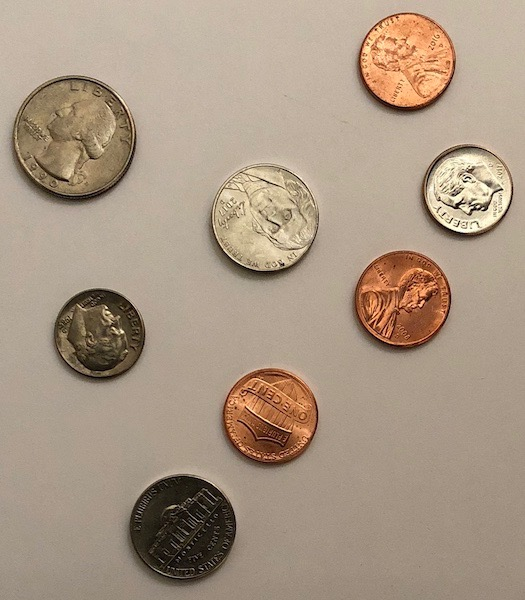
//> input picture IMG_0004.jpg, 525 x 600 px
$ ./cv_ellipse IMG_0004.jpg   (built with g++ and OpenCV 4)
//> lines starting //> are read from the running program, lines starting //| are printed output that depends on the picture; after the words box and inside, x2 and y2 are one past the last pixel; in counts of white or black regions, pixels touching at a corner belong together
// [16 lines of licence text are left out]

/*******************************************************************************************************************//**
 * @file cv_ellipse.cpp
 * @brief C++ example of Canny edge detection and ellipse model fitting in OpenCV
 * @author Christopher D. McMurrough
 **********************************************************************************************************************/

// include necessary dependencies
#include <iostream>
#include <string>
#include "opencv2/opencv.hpp"

// configuration parameters
#define NUM_COMNMAND_LINE_ARGUMENTS 1

/*******************************************************************************************************************//**
 * @brief program entry point
 * @param[in] argc number of command line arguments
 * @param[in] argv string array of command line arguments
 * @return return code (0 for normal termination)
 * @author Christoper D. McMurrough
 **********************************************************************************************************************/
int main(int argc, char **argv)
{
    cv::Mat imageIn;

    // validate and parse the command line arguments
    if(argc != NUM_COMNMAND_LINE_ARGUMENTS + 1)
    {
        std::printf("USAGE: %s <image_path> \n", argv[0]);
        return 0;
    }
    else
    {
        imageIn = cv::imread(argv[1], CV_LOAD_IMAGE_COLOR);
//> imageIn is the input picture: 600 rows x 525 cols, CV_8UC3; mean B, G, R 132.5, 151.2, 169.8

        // check for file error
        if(!imageIn.data)
        {
            std::cout << "Error while opening file " << argv[1] << std::endl;
            return 0;
        }
    }

    // get the image size
    std::cout << "image width: " << imageIn.size().width << std::endl;
//| image width: 525
    std::cout << "image height: " << imageIn.size().height << std::endl;
//| image height: 600
    std::cout << "image channels: " << imageIn.channels() << std::endl;
//| image channels: 3

    // convert the image to grayscale
    cv::Mat imageGray;
    cv::cvtColor(imageIn, imageGray, cv::COLOR_BGR2GRAY);
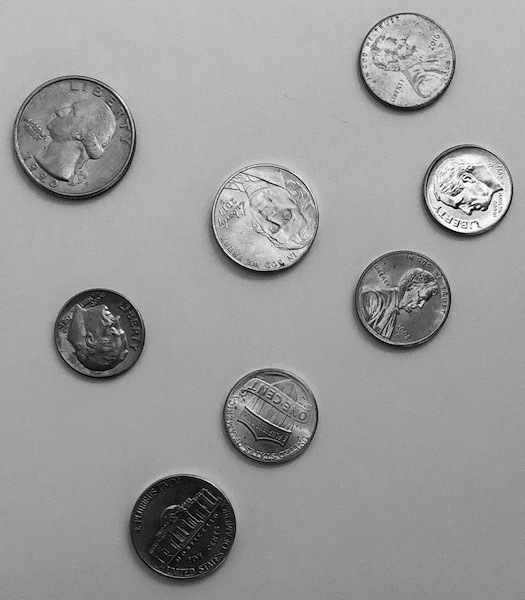
//> imageGray: 600 rows x 525 cols, CV_8UC1; min 1, max 253, mean 154.6

    cv::Mat imageThresh;
    cv::threshold(imageGray,imageThresh,75,256,0);
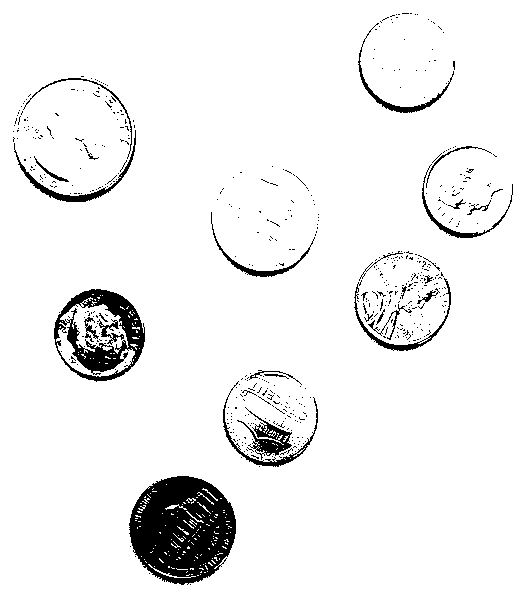
//> imageThresh: 600 rows x 525 cols, CV_8UC1; 93.9% white; 557 black regions (527 under 20 px), largest, box (x1, y1, x2, y2) and area: (129, 476, 236, 585) 8239, (54, 289, 145, 382) 3442, (237, 407, 292, 460) 824

    cv::Mat morphKernel = getStructuringElement(cv::MORPH_RECT, cv::Size(1, 1));
    cv::Mat imageDilate;
    cv::dilate(imageThresh, imageDilate, morphKernel, cv::Point(-1, -1), 1);


    morphKernel = getStructuringElement(cv::MORPH_RECT, cv::Size(2, 2));
    cv::Mat imageErode;
    cv::erode(imageDilate,imageErode,morphKernel,cv::Point(-1,-1),2);
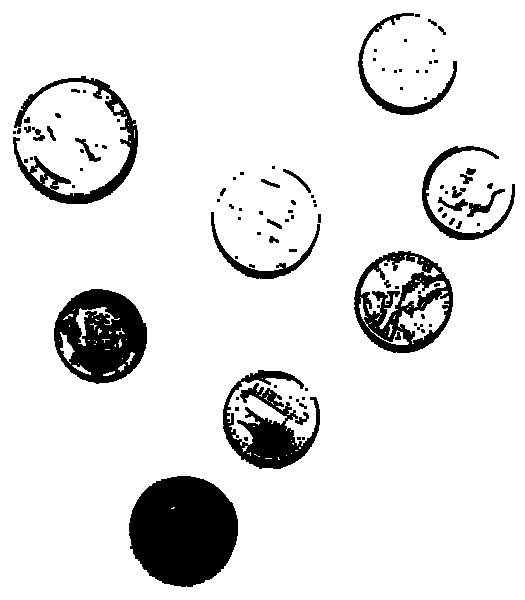
//> imageErode: 600 rows x 525 cols, CV_8UC1; 89.4% white; 103 black regions (67 under 20 px), largest, box (x1, y1, x2, y2) and area: (129, 476, 238, 587) 9496, (54, 289, 147, 384) 5986, (354, 251, 453, 353) 4293

    cv::Mat imageBlur;
    cv::blur(imageErode, imageBlur, cv::Size(1,1));


    // find the image edges
    cv::Mat imageEdges;
    const double cannyThreshold1 = 100;
    const double cannyThreshold2 = 300;
    const int cannyAperture = 3;
    cv::Canny(imageBlur, imageEdges, cannyThreshold1, cannyThreshold2, cannyAperture);
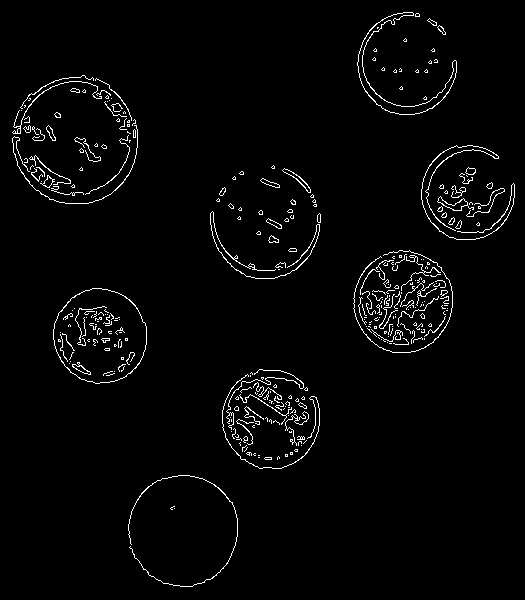
//> imageEdges: 600 rows x 525 cols, CV_8UC1; 2.5% white in thin lines or dots

    // locate the image contours (after applying a threshold or canny)
    std::vector<std::vector<cv::Point> > contours;
    cv::findContours(imageEdges, contours, cv::RETR_TREE, cv::CHAIN_APPROX_SIMPLE, cv::Point(0, 0));
//> contours = 441 contours, 381 with area under 20; largest, box (x1, y1, x2, y2) and area: (53, 288, 147, 384) 6857, (53, 288, 147, 384) 6825, (357, 12, 457, 115) 1320, (357, 12, 457, 115) 1268, (437, 196, 474, 211) 164

    // draw the contours
    cv::Mat imageContours = cv::Mat::zeros(imageEdges.size(), CV_8UC3);
    cv::RNG rand(12345);
    for(int i = 0; i < contours.size(); i++)
    {
        cv::Scalar color = cv::Scalar(rand.uniform(0, 256), rand.uniform(0,256), rand.uniform(0,256));
        cv::drawContours(imageContours, contours, i, color);
    }
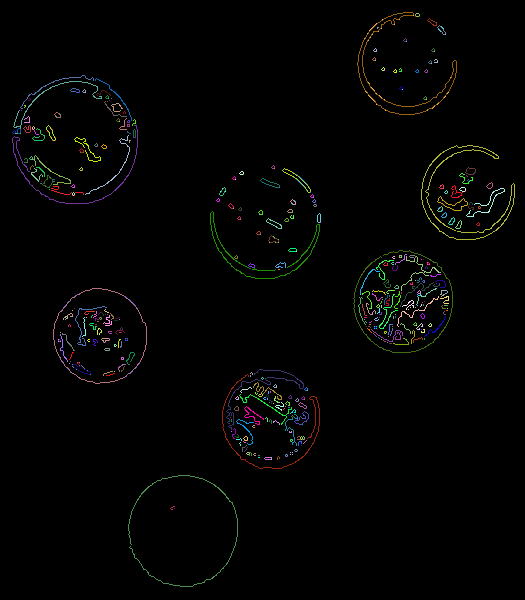
//> imageContours: 600 rows x 525 cols, CV_8UC3; mean B, G, R 2.5, 3.3, 3.1

    // compute minimum area bounding rectangles
    std::vector<cv::RotatedRect> minAreaRectangles(contours.size());
    for(int i = 0; i < contours.size(); i++)
    {
        // compute a minimum area bounding rectangle for the contour
        minAreaRectangles[i] = cv::minAreaRect(contours[i]);
    }
//> after the loop, minAreaRectangles = 441 RotatedRects (x, y, width, height, angle), first 8: [174, 508, 0, 0, -90], [172.2, 507.2, 4.24, 2.12, -45], [182.5, 530.5, 111, 109, -90], [267.5, 458, 2, 7, -90], [267.5, 458, 2, 7, -90], [258.5, 457, 0, 1, -90], [277.7, 457.4, 2.68, 2.24, -26.57], [258.5, 455, 0, 1, -90]

    // draw the rectangles
    cv::Mat imageRectangles = cv::Mat::zeros(imageEdges.size(), CV_8UC3);
    for(int i = 0; i < contours.size(); i++)
    {
        cv::Scalar color = cv::Scalar(rand.uniform(0, 256), rand.uniform(0,256), rand.uniform(0,256));
        cv::Point2f rectanglePoints[4];
        minAreaRectangles[i].points(rectanglePoints);
        for(int j = 0; j < 4; j++)
        {
            cv::line(imageRectangles, rectanglePoints[j], rectanglePoints[(j+1) % 4], color);
        }
    }
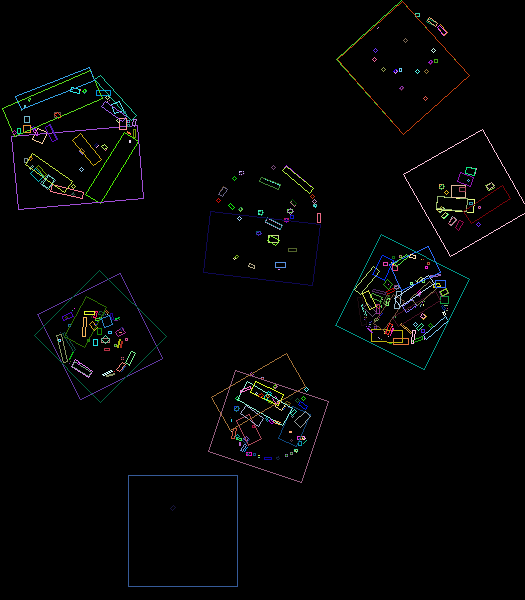
//> imageRectangles: 600 rows x 525 cols, CV_8UC3; mean B, G, R 3.8, 3.9, 3.6

    // fit ellipses to contours containing sufficient inliers
    std::vector<cv::RotatedRect> fittedEllipses(contours.size());
    for(int i = 0; i < contours.size(); i++)
    {
        // compute an ellipse only if the contour has more than 5 points (the minimum for ellipse fitting)
        if(contours.at(i).size() > 5)
        {
            fittedEllipses[i] = cv::fitEllipse(contours[i]);
        }
    }
//> after the loop, fittedEllipses = 441 RotatedRects (x, y, width, height, angle), first 8: [0, 0, 0, 0, 0], [172.6, 507.5, 2.36, 5.71, 66.18], [182.7, 530, 109.1, 110.9, 8.14], [0, 0, 0, 0, 0], [267.5, 458, 2.86, 7, 90], [0, 0, 0, 0, 0], [277.9, 457.8, 2.2, 3.58, 9.22], [0, 0, 0, 0, 0]

    // draw the ellipses
    cv::Mat imageEllipse = cv::Mat::zeros(imageEdges.size(), CV_8UC3);
    const int minEllipseInliers = 150;
    for(int i = 0; i < contours.size(); i++)
    {
        // draw any ellipse with sufficient inliers and size
        if(contours.at(i).size() > minEllipseInliers && fittedEllipses[i].size.width >= 100 )
        {
            cv::Scalar color = cv::Scalar(rand.uniform(0, 256), rand.uniform(0,256), rand.uniform(0,256));
            cv::ellipse(imageIn, fittedEllipses[i], color, 2);
            std::cout << fittedEllipses[i].center << fittedEllipses[i].size << std::endl;

            //cv::imshow("imageIn", imageIn);
            //cv::waitKey();
        }
    }
//> this loop made 441 passes
//| [182.743, 530.036][109.116 x 110.936]
//| [264.705, 215.919][107.269 x 117.83]
//| [76.5257, 141.474][121.381 x 125.275]
//> (output is shown up to pass 372 of 441)
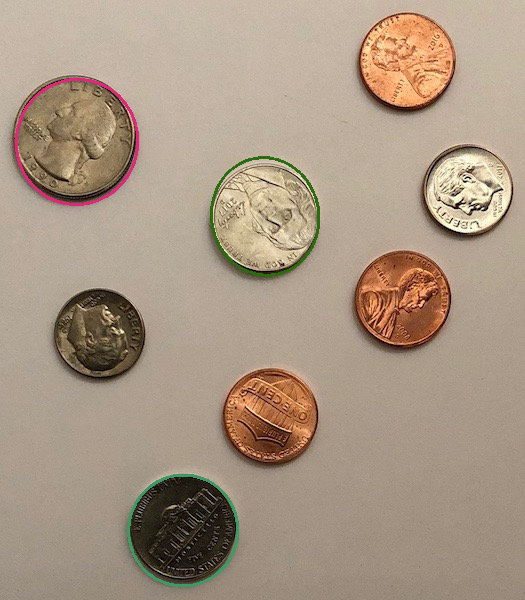
//> imageIn: 600 rows x 525 cols, CV_8UC3; 1.03% of pixels changed, all inside (x1, y1, x2, y2) = (15, 78, 320, 587)

    // display the images
    cv::imshow("imageIn", imageIn);
    // cv::imshow("imageGray", imageGray);

    //cv::imshow("imageDilate",imageDilate);
    //cv::imshow("imageErode",imageErode);
    cv::imshow("imageThresh",imageThresh);
    cv::imshow("imageBlur",imageBlur);
    //cv::imshow("imageEdges", imageEdges);
    cv::imshow("imageContours", imageContours);
    cv::imshow("imageRectangles", imageRectangles);
    // cv::imshow("imageIn", imageEllipse);
    cv::waitKey();
}

$ run again, on test.jpg
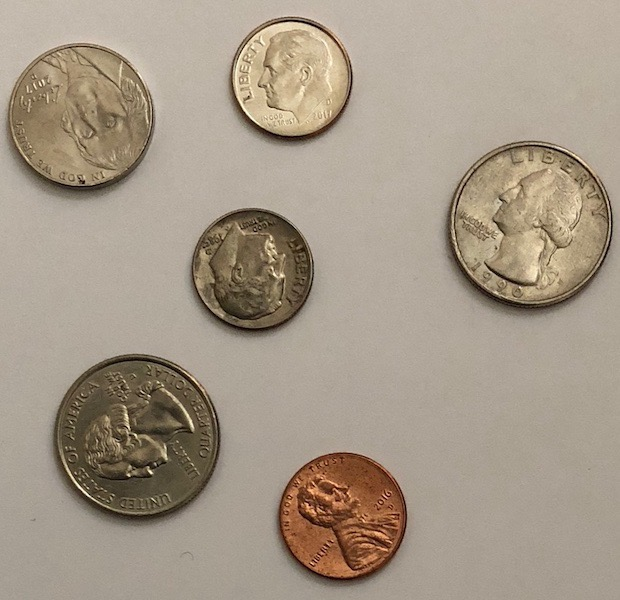
//> input picture test.jpg, 620 x 600 px
//> imageIn is the input picture: 600 rows x 620 cols, CV_8UC3; mean B, G, R 135.7, 152.1, 164.9
//| image width: 620
//| image height: 600
//| image channels: 3
//> imageThresh: 600 rows x 620 cols, CV_8UC1; 94.4% white; 708 black regions (648 under 20 px), largest, box (x1, y1, x2, y2) and area: (62, 394, 154, 509) 2959, (192, 209, 314, 334) 2084, (278, 453, 407, 583) 1655
//> imageErode: 600 rows x 620 cols, CV_8UC1; 88.5% white; 130 black regions (89 under 20 px), largest, box (x1, y1, x2, y2) and area: (54, 354, 222, 524) 16990, (278, 453, 409, 586) 8416, (192, 208, 316, 336) 6571
//> imageEdges: 600 rows x 620 cols, CV_8UC1; 3.2% white in thin lines or dots
//> contours = 752 contours, 682 with area under 20; largest, box (x1, y1, x2, y2) and area: (53, 353, 222, 524) 22326, (53, 353, 222, 524) 22267, (277, 452, 409, 586) 13611, (277, 452, 409, 586) 13566, (191, 207, 316, 336) 12248
//> after the loop `for(int i = 0; i < contours.size(); i++)`: minAreaRectangles = 752 RotatedRects (x, y, width, height, angle), first 8: [342.5, 518.5, 133, 131, -90], [343, 518.5, 130.8, 130.8, -45], [362, 573, 0, 2, -90], [366, 572, 0, 0, -90], [365, 570, 0, 0, -90], [335.8, 574, 4.26, 46.17, -84.81], [369, 570, 2, 4, -90], [374, 567, 0, 2, -90]
//> after the loop `for(int i = 0; i < contours.size(); i++)`:
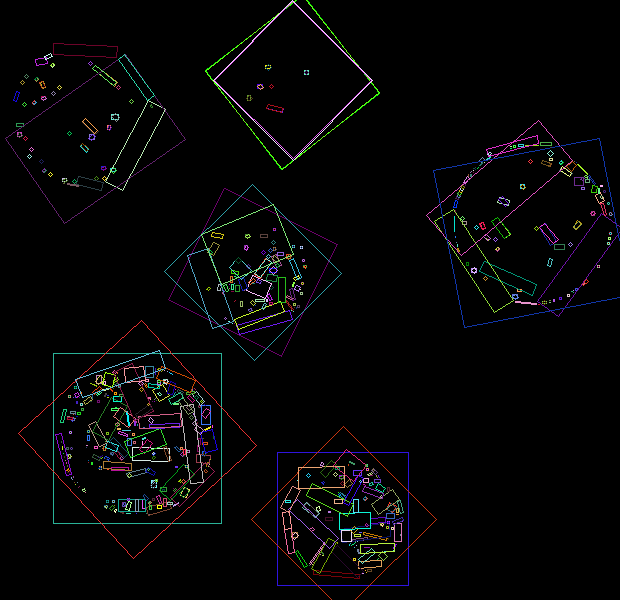
//> imageRectangles: 600 rows x 620 cols, CV_8UC3; mean B, G, R 5.8, 5.4, 5.5
//> after the loop `for(int i = 0; i < contours.size(); i++)`: fittedEllipses = 752 RotatedRects (x, y, width, height, angle), first 8: [343, 518.2, 130.7, 132.8, 0.98], [343, 518.1, 130.5, 132.6, 2.11], [0, 0, 0, 0, 0], [0, 0, 0, 0, 0], [0, 0, 0, 0, 0], [337.2, 572.6, 5.94, 40.72, 95.5], [371.7, 568.9, 3.18, 6.25, 0], [0, 0, 0, 0, 0]
//> the loop `for(int i = 0; i < contours.size(); i++)` made 752 passes
//| [342.989, 518.173][130.722 x 132.822]
//| [342.967, 518.127][130.492 x 132.623]
//| [137.489, 438.565][167.341 x 170.249]
//| [137.424, 438.63][166.92 x 170.038]
//| [252.952, 271.858][123.536 x 126.198]
//> (output is shown up to pass 480 of 752)
//> after the loop `for(int i = 0; i < contours.size(); i++)`:
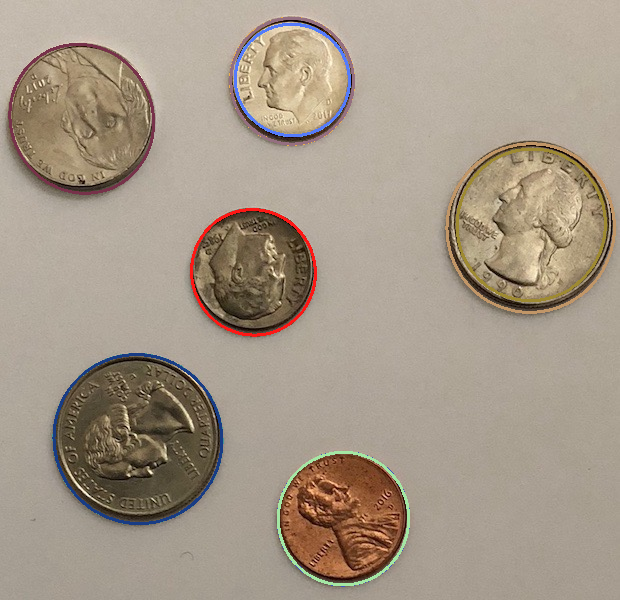
//> imageIn: 600 rows x 620 cols, CV_8UC3; 2.91% of pixels changed, all inside (x1, y1, x2, y2) = (8, 17, 616, 587)

$ run again, on test3.jpg
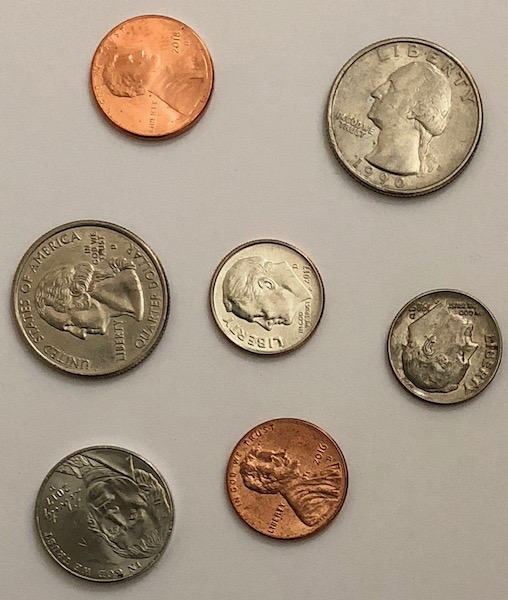
//> input picture test3.jpg, 508 x 600 px
//> imageIn is the input picture: 600 rows x 508 cols, CV_8UC3; mean B, G, R 135.2, 153.1, 169
//| image width: 508
//| image height: 600
//| image channels: 3
//> imageThresh: 600 rows x 508 cols, CV_8UC1; 93.1% white; 806 black regions (759 under 20 px), largest, box (x1, y1, x2, y2) and area: (34, 448, 174, 587) 8008, (225, 418, 348, 543) 1316, (391, 291, 500, 386) 1087
//> imageErode: 600 rows x 508 cols, CV_8UC1; 85.1% white; 144 black regions (82 under 20 px), largest, box (x1, y1, x2, y2) and area: (34, 446, 176, 589) 13715, (225, 418, 350, 545) 7338, (386, 291, 504, 410) 5927
//> imageEdges: 600 rows x 508 cols, CV_8UC1; 4.3% white in thin lines or dots
//> contours = 787 contours, 725 with area under 20; largest, box (x1, y1, x2, y2) and area: (10, 219, 172, 384) 20595, (10, 219, 172, 384) 20535, (208, 239, 327, 361) 11182, (208, 239, 327, 361) 11135, (385, 290, 504, 410) 11002
//> after the loop `for(int i = 0; i < contours.size(); i++)`: minAreaRectangles = 787 RotatedRects (x, y, width, height, angle), first 8: [135.5, 573, 0, 1, -90], [139.5, 571, 0, 1, -90], [137.3, 567.6, 12.78, 5.09, -29.74], [140, 563, 0, 0, -90], [147, 564.5, 10.61, 0.71, -45], [118, 552, 0, 0, -90], [138, 551.5, 1, 2, -90], [133, 551, 2, 2, -90]
//> the loop `for(int i = 0; i < contours.size(); i++)` made 787 passes
//> rectanglePoints on pass 51: 4 Points (x, y): [97, 527], [95, 527], [95, 525], [97, 525]
//> after the loop `for(int i = 0; i < contours.size(); i++)`:
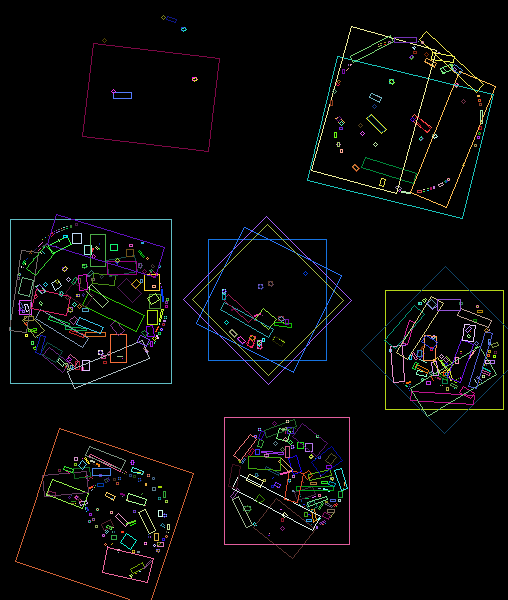
//> imageRectangles: 600 rows x 508 cols, CV_8UC3; mean B, G, R 7.3, 7.5, 7.3
//> after the loop `for(int i = 0; i < contours.size(); i++)`: fittedEllipses = 787 RotatedRects (x, y, width, height, angle), first 8: [0, 0, 0, 0, 0], [0, 0, 0, 0, 0], [137.5, 567.5, 5.01, 12.35, 53.01], [0, 0, 0, 0, 0], [146.7, 564.8, 0, 0.71, 0], [0, 0, 0, 0, 0], [0, 0, 0, 0, 0], [0, 0, 0, 0, 0]
//> the loop `for(int i = 0; i < contours.size(); i++)` made 787 passes
//| [104.282, 516.634][140.476 x 142.005]
//| [287.202, 480.985][125.194 x 127.021]
//| [444.235, 349.247][117.332 x 119.452]
//| [444.247, 349.247][117.18 x 119.096]
//| [266.978, 299.613][117.784 x 121.011]
//> (output is shown up to pass 415 of 787)
//> after the loop `for(int i = 0; i < contours.size(); i++)`:
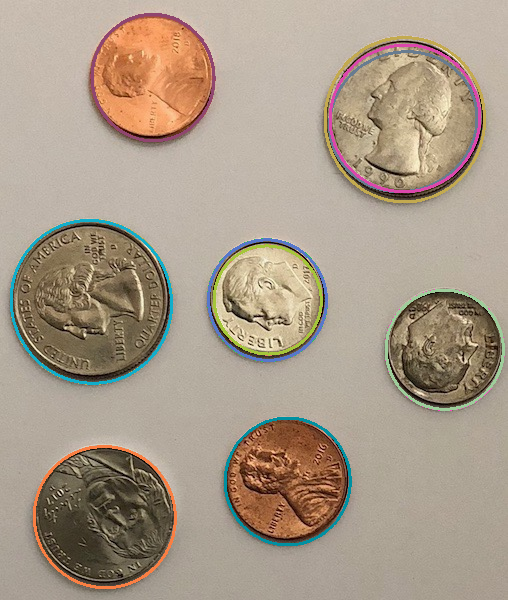
//> imageIn: 600 rows x 508 cols, CV_8UC3; 4.17% of pixels changed, all inside (x1, y1, x2, y2) = (10, 13, 505, 589)
